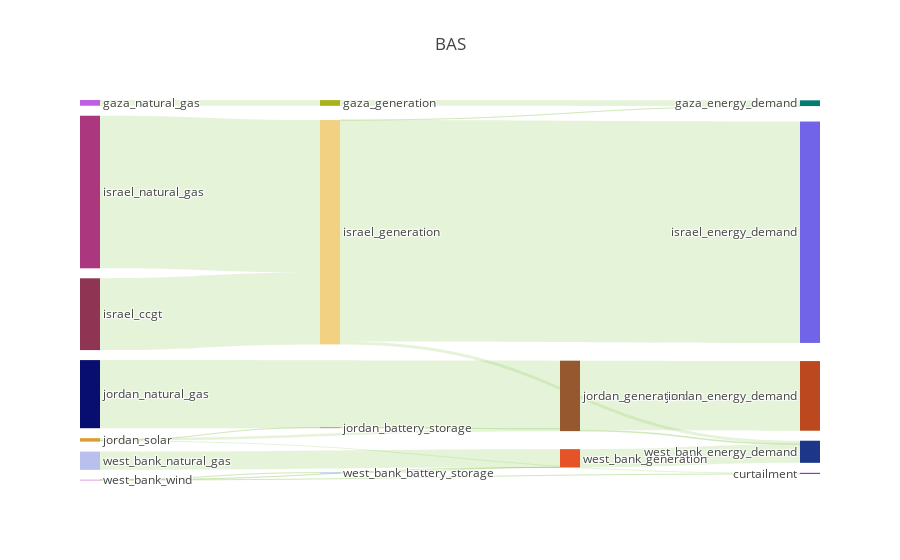

This figure's notebook cell:
### Markdown cell above
## Looking at Palestinian self-sufficiency

### Code cell
region='west_bank'
scenario='BAS'
results[scenario].plot_self_sufficiency(region=region)
results[scenario].get_self_sufficiency(region=region)
results[scenario].plot_flows_sankey(title=scenario)

### Figure 1 — Plotly figure (JSON) as saved in the notebook; plotly's stock layout.template omitted (floating-point values rounded to 4 significant figures)
{"data": [{"domain": {"x": [0, 1], "y": [0, 1]}, "link": {"color": ["rgba(127, 194, 65, 0.2)", "rgba(127, 194, 65, 0.2)", "rgba(127, 194, 65, 0.2)", "rgba(127, 194, 65, 0.2)", "rgba(127, 194, 65, 0.2)", "rgba(127, 194, 65, 0.2)", "rgba(127, 194, 65, 0.2)", "rgba(127, 194, 65, 0.2)", "rgba(127, 194, 65, 0.2)", "rgba(127, 194, 65, 0.2)", "rgba(127, 194, 65, 0.2)", "rgba(127, 194, 65, 0.2)", "rgba(127, 194, 65, 0.2)", "rgba(127, 194, 65, 0.2)", "rgba(127, 194, 65, 0.2)", "rgba(127, 194, 65, 0.2)", "rgba(127, 194, 65, 0.2)", "rgba(127, 194, 65, 0.2)", "rgba(127, 194, 65, 0.2)", "rgba(127, 194, 65, 0.2)", "rgba(127, 194, 65, 0.2)", "rgba(127, 194, 65, 0.2)", "rgba(127, 194, 65, 0.2)", "rgba(127, 194, 65, 0.2)", "rgba(127, 194, 65, 0.2)", "rgba(127, 194, 65, 0.2)", "rgba(127, 194, 65, 0.2)", "rgba(127, 194, 65, 0.2)", "rgba(127, 194, 65, 0.2)", "rgba(127, 194, 65, 0.2)", "rgba(127, 194, 65, 0.2)", "rgba(127, 194, 65, 0.2)", "rgba(127, 194, 65, 0.2)", "rgba(127, 194, 65, 0.2)", "rgba(127, 194, 65, 0.2)", "rgba(127, 194, 65, 0.2)", "rgba(127, 194, 65, 0.2)", "rgba(127, 194, 65, 0.2)", "rgba(127, 194, 65, 0.2)", "rgba(127, 194, 65, 0.2)", "rgba(127, 194, 65, 0.2)", "rgba(127, 194, 65, 0.2)", "rgba(127, 194, 65, 0.2)", "rgba(127, 194, 65, 0.2)", "rgba(127, 194, 65, 0.2)", "rgba(127, 194, 65, 0.2)", "rgba(127, 194, 65, 0.2)", "rgba(127, 194, 65, 0.2)", "rgba(127, 194, 65, 0.2)", "rgba(127, 194, 65, 0.2)", "rgba(127, 194, 65, 0.2)", "rgba(127, 194, 65, 0.2)"], "source": [0, 34, 2, 32, 4, 5, 5, 5, 39, 7, 8, 9, 35, 35, 35, 35, 11, 12, 12, 12, 13, 13, 13, 41, 15, 16, 17, 40, 40, 40, 19, 20, 21, 21, 21, 22, 22, 22, 43, 24, 25, 26, 42, 42, 42, 28, 29, 29, 29, 30, 30, 30], "target": [31, 32, 32, 31, 32, 33, 34, 32, 35, 35, 35, 35, 31, 36, 37, 38, 35, 33, 39, 35, 33, 39, 35, 40, 40, 40, 40, 36, 37, 38, 40, 40, 33, 41, 40, 33, 41, 40, 42, 42, 42, 42, 36, 37, 38, 42, 33, 43, 42, 33, 43, 42], "value": [0, 0, 0, 2330000.0, 2330000.0, 0, 0, 0, 0, 29150000.0, 0, 0, 4416.0, 89900000.0, 0, 1199000.0, 61950000.0, 0, 0, 0, 0, 0, 0, 17790.0, 0, 0, 0, 0, 28280000.0, 326200.0, 27650000.0, 0, 438600.0, 17790.0, 933000.0, 0, 0, 0, 614.6, 0, 0, 0, 0, 0, 7454000.0, 7390000.0, 0, 0, 0, 10850.0, 614.6, 63410.0]}, "node": {"color": ["5bcc88", "67765b", "c19f5c", "0e9bef", "be60e3", "0fed8f", "b91ef0", "903453", "7b31b7", "e44f4f", "6dfff6", "ab387f", "b3bfaf", "515925", "7165af", "0f0c64", "35b36d", "bb6df8", "a9be67", "080e70", "fd8bde", "db9d2e", "2126eb", "a29eec", "26f9f8", "6c6618", "c24bce", "f14b13", "b9c0ed", "ffbfdf", "c143c0", "047b74", "a9b219", "a116eb", "858f22", "f3d183", "7264e8", "bb481e", "1d3688", "37e193", "96582e", "8c432f", "e65326", "588bd0"], "label": ["egypt_generation", "gaza_battery_storage", "gaza_diesel", "gaza_generation", "gaza_natural_gas", "gaza_solar", "israel_battery_storage", "israel_ccgt", "israel_coal", "israel_diesel", "israel_generation", "israel_natural_gas", "israel_solar", "israel_wind", "jordan_battery_storage", "jordan_ccgt", "jordan_coal", "jordan_diesel", "jordan_generation", "jordan_natural_gas", "jordan_shale", "jordan_solar", "jordan_wind", "west_bank_battery_storage", "west_bank_ccgt", "west_bank_coal", "west_bank_diesel", "west_bank_generation", "west_bank_natural_gas", "west_bank_solar", "west_bank_wind", "gaza_energy_demand", "gaza_generation", "curtailment", "gaza_battery_storage", "israel_generation", "israel_energy_demand", "jordan_energy_demand", "west_bank_energy_demand", "israel_battery_storage", "jordan_generation", "jordan_battery_storage", "west_bank_generation", "west_bank_battery_storage"], "line": {"color": "black", "width": 0}, "pad": 10}, "orientation": "h", "type": "sankey", "valueformat": ".0f"}], "layout": {"autosize": true, "font": {"size": 12}, "title": {"text": "BAS"}}}
